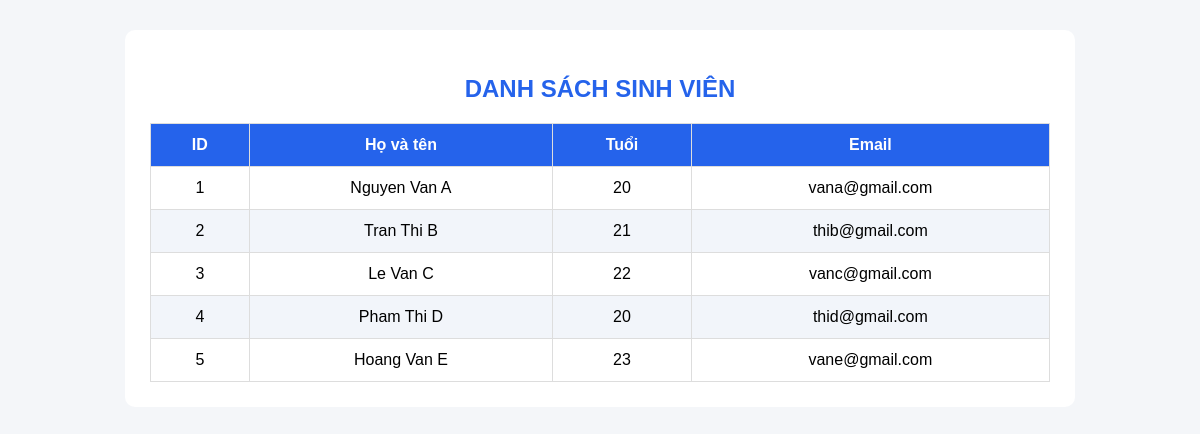
/students, run on the app's committed database.
### app.py (models this page shows)
class Student(db.Model):
    id = db.Column(db.Integer, primary_key=True)
    name = db.Column(db.String(100), nullable=False)
    age = db.Column(db.Integer)
    email = db.Column(db.String(120), unique=True)

### app.py (the view)
@app.route('/students')
def get_students():
    danh_sach = Student.query.all()
    return render_template(
        'students.html',
        danh_sach=danh_sach
    )

### templates/students.html (shortened to what this page needs)
<!DOCTYPE html>
<html lang="vi">
<head>
</head>
<body>
    <div class="container">
        <h2>DANH SÁCH SINH VIÊN</h2>
        <table>
            <thead>
                <tr>
                    <th>ID</th>
                    <th>Họ và tên</th>
                    <th>Tuổi</th>
                    <th>Email</th>
                </tr>
            </thead>
            <tbody>
                {% for sv in danh_sach %}
                <tr>
                    <td>{{ sv.id }}</td>
                    <td>{{ sv.name }}</td>
                    <td>{{ sv.age }}</td>
                    <td>{{ sv.email }}</td>
                </tr>
                {% endfor %}
            </tbody>
        </table>
    </div>
</body>
</html>

### templates/students.html (style rules this page uses)
body { font-family: Arial, sans-serif; background: #f4f6f9; margin: 0; padding: 30px; }
.container { max-width: 900px; margin: auto; background: white; padding: 25px; border-radius: 10px; }
h2 { text-align: center; color: #2563eb; }
table { width: 100%; border-collapse: collapse; margin-top: 20px; }
th, td { padding: 12px; border: 1px solid #ddd; text-align: center; }
th { background: #2563eb; color: white; }
tr:nth-child(even) { background: #f2f5fa; }

### data on the page
Student: id "1", name "Nguyen Van A", age "20", email "vana@gmail.com"
Student: id "2", name "Tran Thi B", age "21", email "thib@gmail.com"
Student: id "3", name "Le Van C", age "22", email "vanc@gmail.com"
Student: id "4", name "Pham Thi D", age "20", email "thid@gmail.com"
Student: id "5", name "Hoang Van E", age "23", email "vane@gmail.com"
